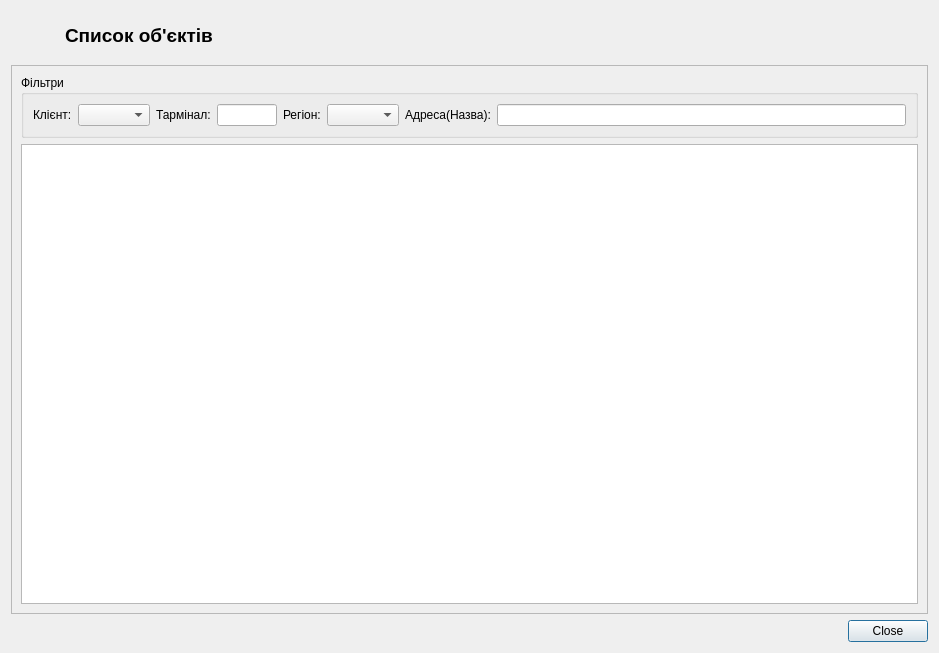
<?xml version="1.0" encoding="UTF-8"?>
<ui version="4.0">
 <class>ObjectsListDialog</class>
 <widget class="QDialog" name="ObjectsListDialog">
  <property name="geometry">
   <rect>
    <x>0</x>
    <y>0</y>
    <width>939</width>
    <height>653</height>
   </rect>
  </property>
  <property name="windowTitle">
   <string>Dialog</string>
  </property>
  <layout class="QGridLayout" name="gridLayout_3">
   <item row="0" column="0">
    <widget class="QLabel" name="labelLogo">
     <property name="minimumSize">
      <size>
       <width>48</width>
       <height>48</height>
      </size>
     </property>
     <property name="maximumSize">
      <size>
       <width>48</width>
       <height>48</height>
      </size>
     </property>
     <property name="text">
      <string/>
     </property>
     <property name="pixmap">
      <pixmap resource="../resource.qrc">:/res/Images/gas_stantion.png</pixmap>
     </property>
     <property name="scaledContents">
      <bool>true</bool>
     </property>
    </widget>
   </item>
   <item row="0" column="1">
    <widget class="QLabel" name="labelTitle">
     <property name="font">
      <font>
       <pointsize>14</pointsize>
       <bold>true</bold>
      </font>
     </property>
     <property name="text">
      <string>Список об'єктів</string>
     </property>
    </widget>
   </item>
   <item row="1" column="0" colspan="2">
    <widget class="QFrame" name="frameObjects">
     <property name="frameShape">
      <enum>QFrame::Shape::StyledPanel</enum>
     </property>
     <property name="frameShadow">
      <enum>QFrame::Shadow::Raised</enum>
     </property>
     <layout class="QGridLayout" name="gridLayout_2">
      <item row="0" column="0">
       <widget class="QGroupBox" name="groupBox">
        <property name="title">
         <string>Фільтри</string>
        </property>
        <layout class="QGridLayout" name="gridLayout">
         <item row="0" column="5">
          <widget class="QComboBox" name="comboBoxRegion">
           <property name="sizeAdjustPolicy">
            <enum>QComboBox::SizeAdjustPolicy::AdjustToContents</enum>
           </property>
          </widget>
         </item>
         <item row="0" column="6">
          <widget class="QLabel" name="label_3">
           <property name="text">
            <string>Адреса(Назва):</string>
           </property>
          </widget>
         </item>
         <item row="0" column="2">
          <widget class="QLabel" name="label_4">
           <property name="text">
            <string>Тармінал:</string>
           </property>
          </widget>
         </item>
         <item row="0" column="1">
          <widget class="QComboBox" name="comboBoxClient">
           <property name="sizeAdjustPolicy">
            <enum>QComboBox::SizeAdjustPolicy::AdjustToContents</enum>
           </property>
          </widget>
         </item>
         <item row="0" column="4">
          <widget class="QLabel" name="label_2">
           <property name="text">
            <string>Регіон:</string>
           </property>
          </widget>
         </item>
         <item row="0" column="0">
          <widget class="QLabel" name="label">
           <property name="text">
            <string>Клієнт:</string>
           </property>
          </widget>
         </item>
         <item row="0" column="7">
          <widget class="QLineEdit" name="lineEditSearch"/>
         </item>
         <item row="0" column="3">
          <widget class="QLineEdit" name="lineEditTerminalId">
           <property name="minimumSize">
            <size>
             <width>60</width>
             <height>0</height>
            </size>
           </property>
           <property name="maximumSize">
            <size>
             <width>60</width>
             <height>16777215</height>
            </size>
           </property>
          </widget>
         </item>
        </layout>
       </widget>
      </item>
      <item row="1" column="0">
       <widget class="QTableView" name="tableViewObjects">
        <property name="editTriggers">
         <set>QAbstractItemView::EditTrigger::NoEditTriggers</set>
        </property>
        <property name="alternatingRowColors">
         <bool>true</bool>
        </property>
        <property name="selectionMode">
         <enum>QAbstractItemView::SelectionMode::SingleSelection</enum>
        </property>
        <property name="selectionBehavior">
         <enum>QAbstractItemView::SelectionBehavior::SelectRows</enum>
        </property>
       </widget>
      </item>
     </layout>
    </widget>
   </item>
   <item row="2" column="0" colspan="2">
    <widget class="QDialogButtonBox" name="buttonBox">
     <property name="standardButtons">
      <set>QDialogButtonBox::StandardButton::Close</set>
     </property>
    </widget>
   </item>
  </layout>
 </widget>
 <resources>
  <include location="../resource.qrc"/>
 </resources>
 <connections/>
</ui>
